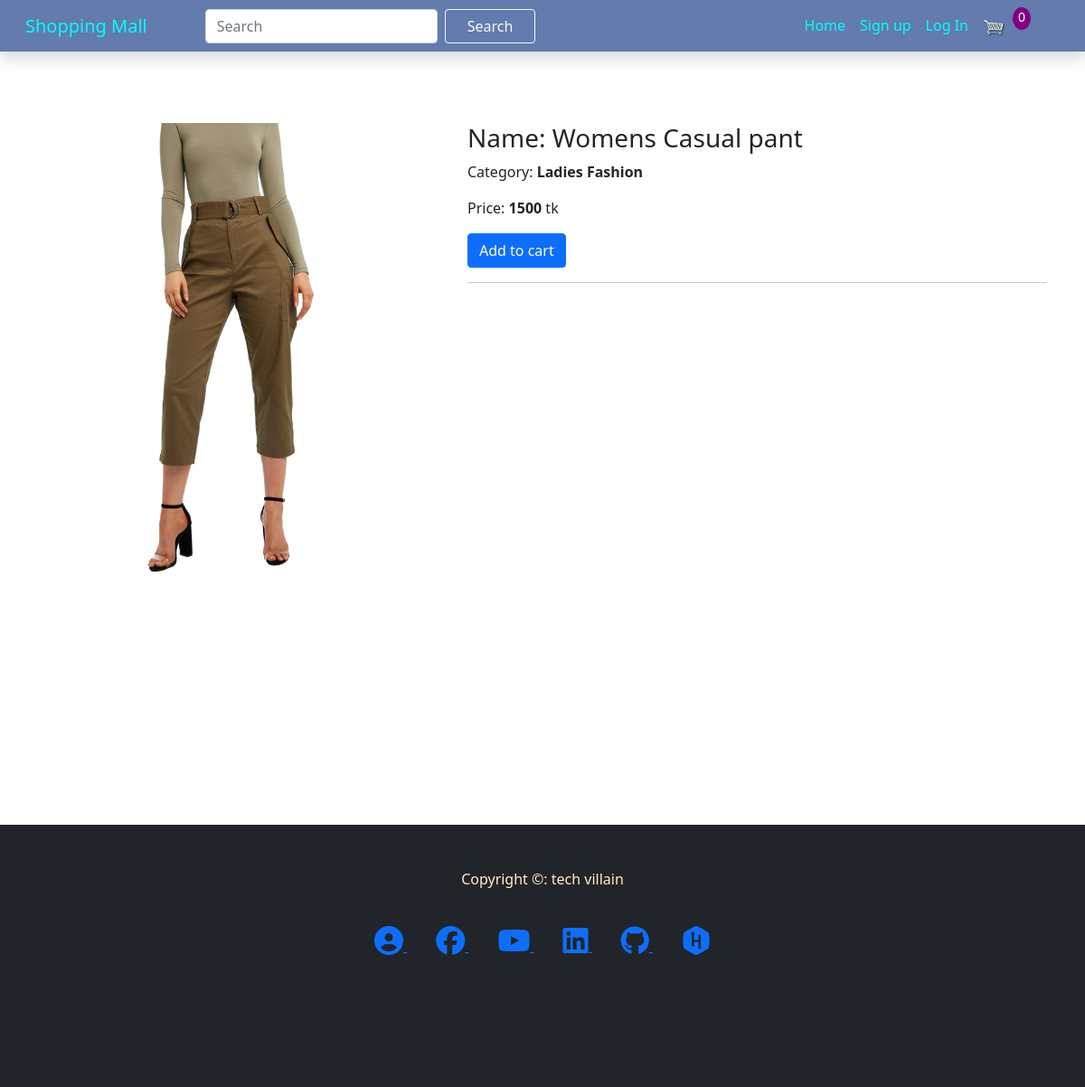
Before: /product/3 with the older database file.
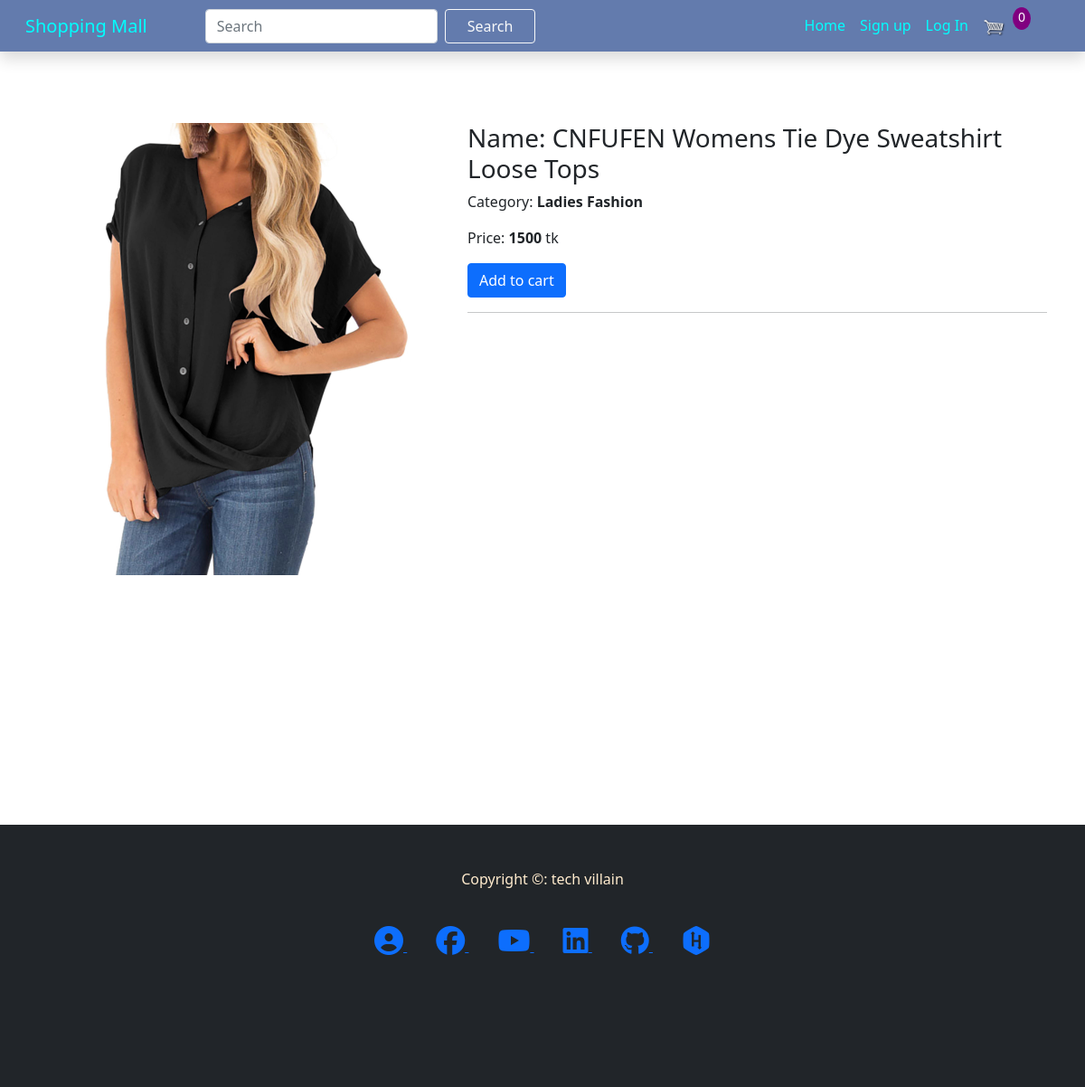
After: the same page with the newer database file.
### admn/models.py (models this page shows, shortened)
class product(models.Model):
	productCategory=models.ForeignKey(product_category, on_delete=models.SET_NULL, null=True, blank=True )
	name =models.CharField(max_length=50)
	price = models.PositiveIntegerField()
	desc =tinymce_models.HTMLField(null=True,blank=True)
	img =models.ImageField(default="product/default.png", upload_to="product/", null=True, blank=True)

class product_category(models.Model):
	categoryName=models.CharField(max_length=20)
	def __str__(self):
		return self.categoryName

### home/views.py (the view)
# urls.py: path('product/<int:pk>',  views.product_view, name='product'),
def product_view(request, pk):
		pd=AMODEL.product.objects.get(id=pk)
		context={
			'pd': pd,
		}
		if request.method=='POST':
			if 'addToCart' in request.POST:
				add_to_cart(request, pk)
			elif 'rmvFromCart' in request.POST:
				remove_from_cart(request, pk)
		return render(request, 'home/product.html', context)

### templates/home/product.html (shortened to what this page needs)
{% extends 'home/base.html' %}
{% load static %}
{% load cart %}
{% load widget_tweaks %}
{% block content %}
<br><br>
<div class="container" style="min-height:720px;">
        <div class="row">
            <div class="col-lg-4 ms-auto py-3" >
                <img src="{{ pd.img.url }}" alt="not found" style="max-width: 400px; max-height: 500px;">
             </div>
            <div class="col-lg-7 ms-auto py-3">
                <h3>Name: {{ pd.name }} </h3>
                <p>Category: <b>{{pd.productCategory}}</b> </p>
                <p>Price: <b>{{ pd.price }}</b> tk </p>
                <form method="post">
                    {% if pd|in_cart:request.session.cart %}
                      <button type="submit" name="rmvFromCart" class="btn btn-danger btn-md my-0 p" >Remove From cart</button>
                    {% else %}
                      <button type="submit" name="addToCart" class="btn btn-primary btn-md my-0 p" >Add to cart </button>
                    {% endif %}
                  </form>
                <hr>
                <br>
            </div>
        </div>
    </div>
{% endblock %}

Changed rows visible on the page:
changed product "Ladies Fashion": img: a different picture; name "Womens Casual pant" → "CNFUFEN Womens Tie Dye Sweatshirt Loose Tops"
